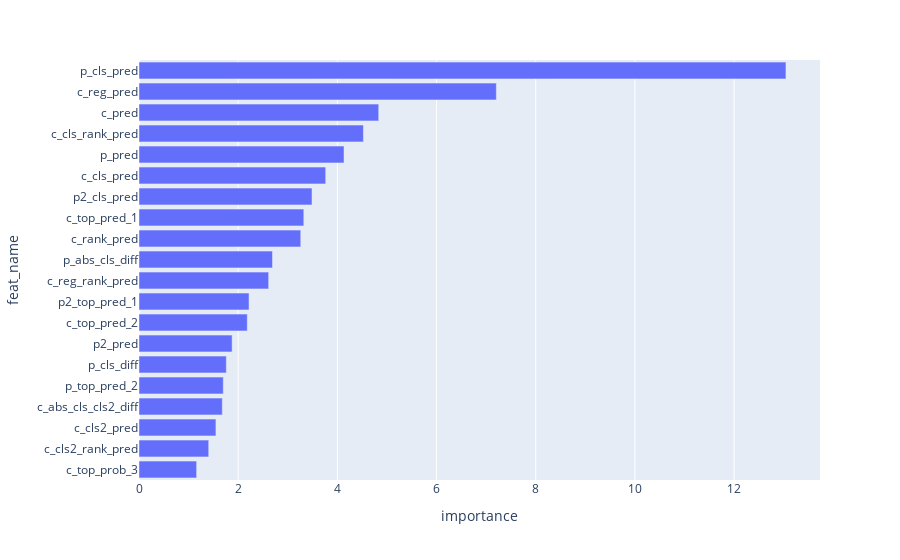

Write notebook code for a chart like this one.
### Code cell
gezi.plot.feature_importance(cbt_model, topn=20)

### Figure 1 — Plotly figure (JSON) as saved in the notebook; plotly's stock layout.template omitted (floating-point values rounded to 4 significant figures)
{"data": [{"alignmentgroup": "True", "hovertemplate": "importance=%{x}<br>feat_name=%{y}<extra></extra>", "legendgroup": "", "marker": {"color": "#636efa", "pattern": {"shape": ""}}, "name": "", "offsetgroup": "", "orientation": "h", "showlegend": false, "textposition": "auto", "type": "bar", "x": [1.162, 1.406, 1.551, 1.679, 1.699, 1.76, 1.878, 2.183, 2.219, 2.614, 2.692, 3.261, 3.323, 3.488, 3.764, 4.133, 4.525, 4.833, 7.205, 13.04], "xaxis": "x", "y": ["c_top_prob_3", "c_cls2_rank_pred", "c_cls2_pred", "c_abs_cls_cls2_diff", "p_top_pred_2", "p_cls_diff", "p2_pred", "c_top_pred_2", "p2_top_pred_1", "c_reg_rank_pred", "p_abs_cls_diff", "c_rank_pred", "c_top_pred_1", "p2_cls_pred", "c_cls_pred", "p_pred", "c_cls_rank_pred", "c_pred", "c_reg_pred", "p_cls_pred"], "yaxis": "y"}], "layout": {"barmode": "relative", "legend": {"tracegroupgap": 0}, "margin": {"t": 60}, "xaxis": {"anchor": "y", "domain": [0, 1], "title": {"text": "importance"}}, "yaxis": {"anchor": "x", "domain": [0, 1], "title": {"text": "feat_name"}}}}
